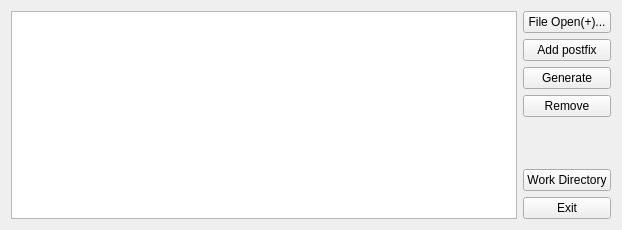
<?xml version="1.0" encoding="UTF-8"?>
<ui version="4.0">
 <class>MainWindow</class>
 <widget class="QMainWindow" name="MainWindow">
  <property name="geometry">
   <rect>
    <x>0</x>
    <y>0</y>
    <width>622</width>
    <height>230</height>
   </rect>
  </property>
  <widget class="QWidget" name="centralWidget">
   <layout class="QHBoxLayout" name="horizontalLayout">
    <item>
     <widget class="QListWidget" name="list_files">
      <property name="editTriggers">
       <set>QAbstractItemView::NoEditTriggers</set>
      </property>
     </widget>
    </item>
    <item>
     <layout class="QVBoxLayout" name="verticalLayout">
      <item>
       <widget class="QPushButton" name="btn_file_open">
        <property name="text">
         <string>File Open(+)...</string>
        </property>
       </widget>
      </item>
      <item>
       <widget class="QPushButton" name="btn_postfix">
        <property name="text">
         <string>Add postfix</string>
        </property>
       </widget>
      </item>
      <item>
       <widget class="QPushButton" name="btn_generate">
        <property name="text">
         <string>Generate</string>
        </property>
       </widget>
      </item>
      <item>
       <widget class="QPushButton" name="btn_del_item">
        <property name="text">
         <string>Remove</string>
        </property>
       </widget>
      </item>
      <item>
       <spacer name="verticalSpacer">
        <property name="orientation">
         <enum>Qt::Vertical</enum>
        </property>
        <property name="sizeHint" stdset="0">
         <size>
          <width>20</width>
          <height>40</height>
         </size>
        </property>
       </spacer>
      </item>
      <item>
       <widget class="QPushButton" name="btn_open_work_directory">
        <property name="text">
         <string>Work Directory</string>
        </property>
       </widget>
      </item>
      <item>
       <widget class="QPushButton" name="btn_exit">
        <property name="text">
         <string>Exit</string>
        </property>
       </widget>
      </item>
     </layout>
    </item>
   </layout>
  </widget>
 </widget>
 <layoutdefault spacing="6" margin="11"/>
 <resources/>
 <connections/>
</ui>
